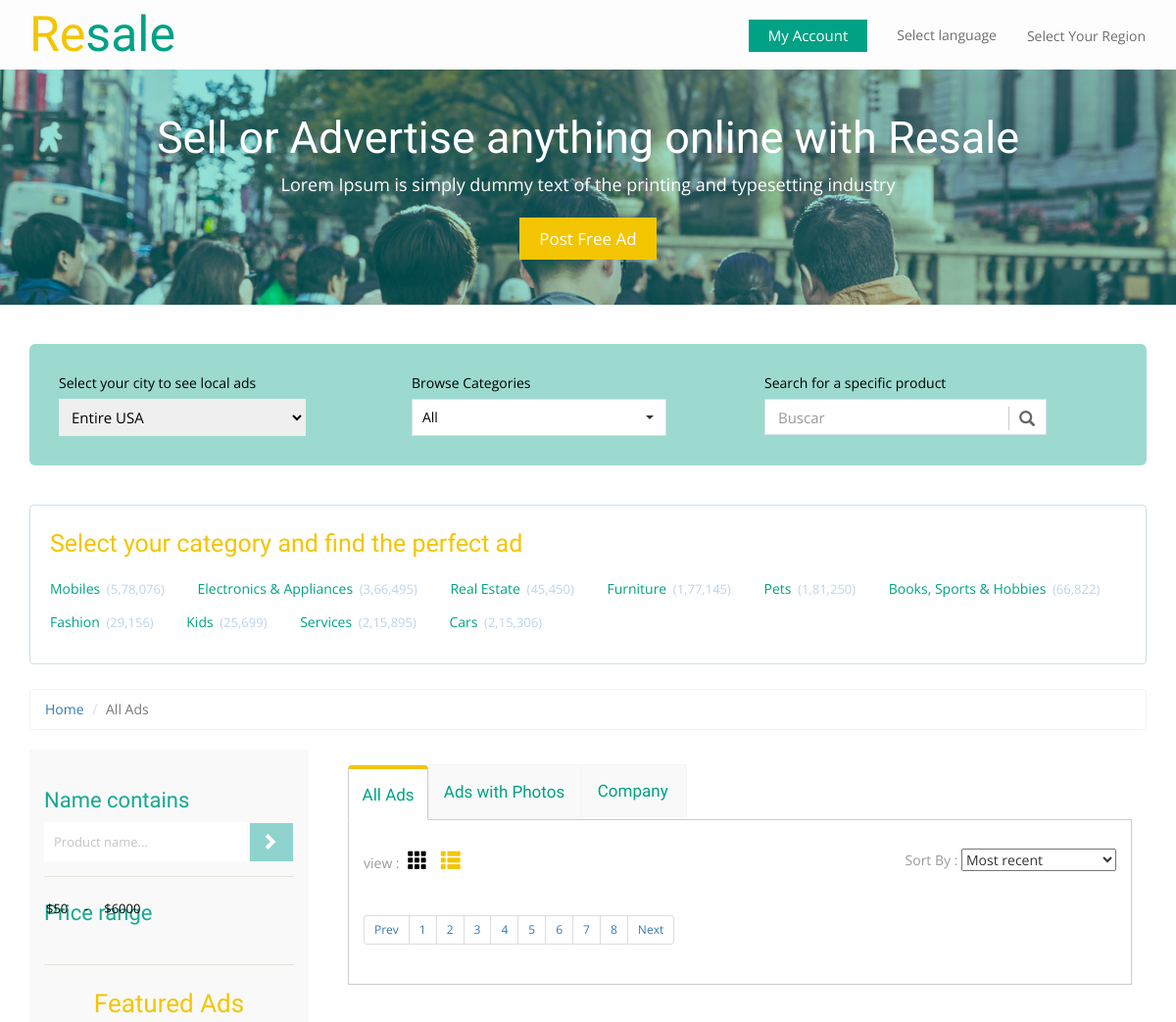
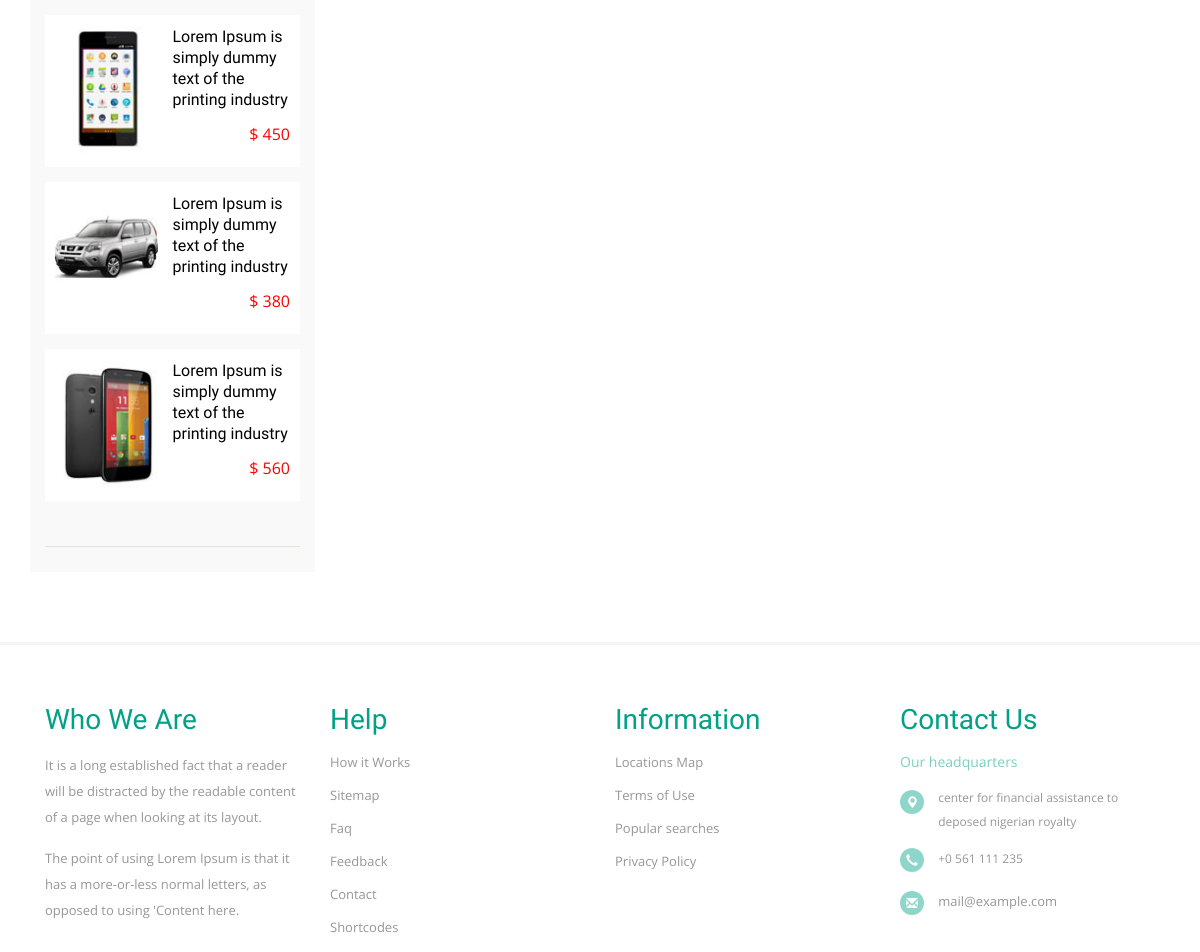
The page /ad/categories/39 (upper part) on the database as committed earlier (2 pictures, top to bottom).
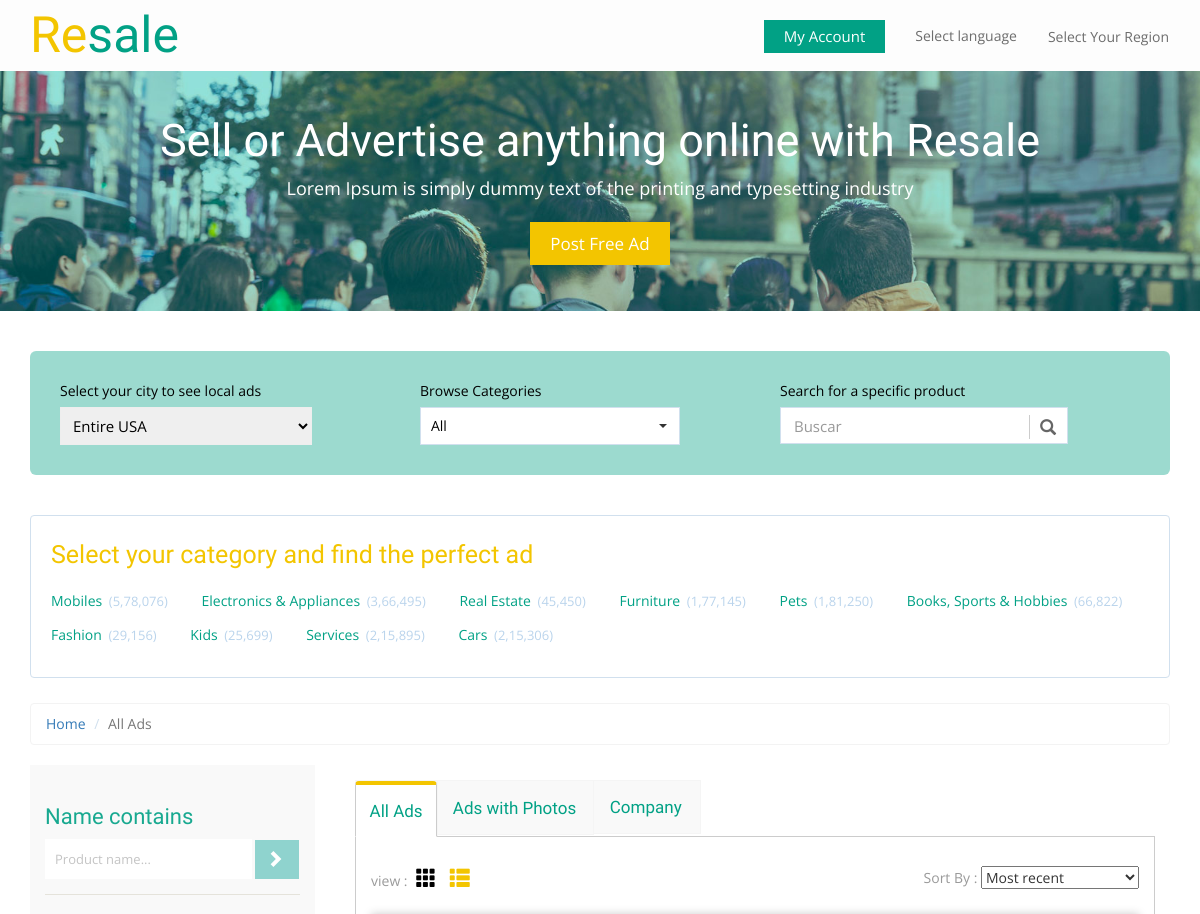
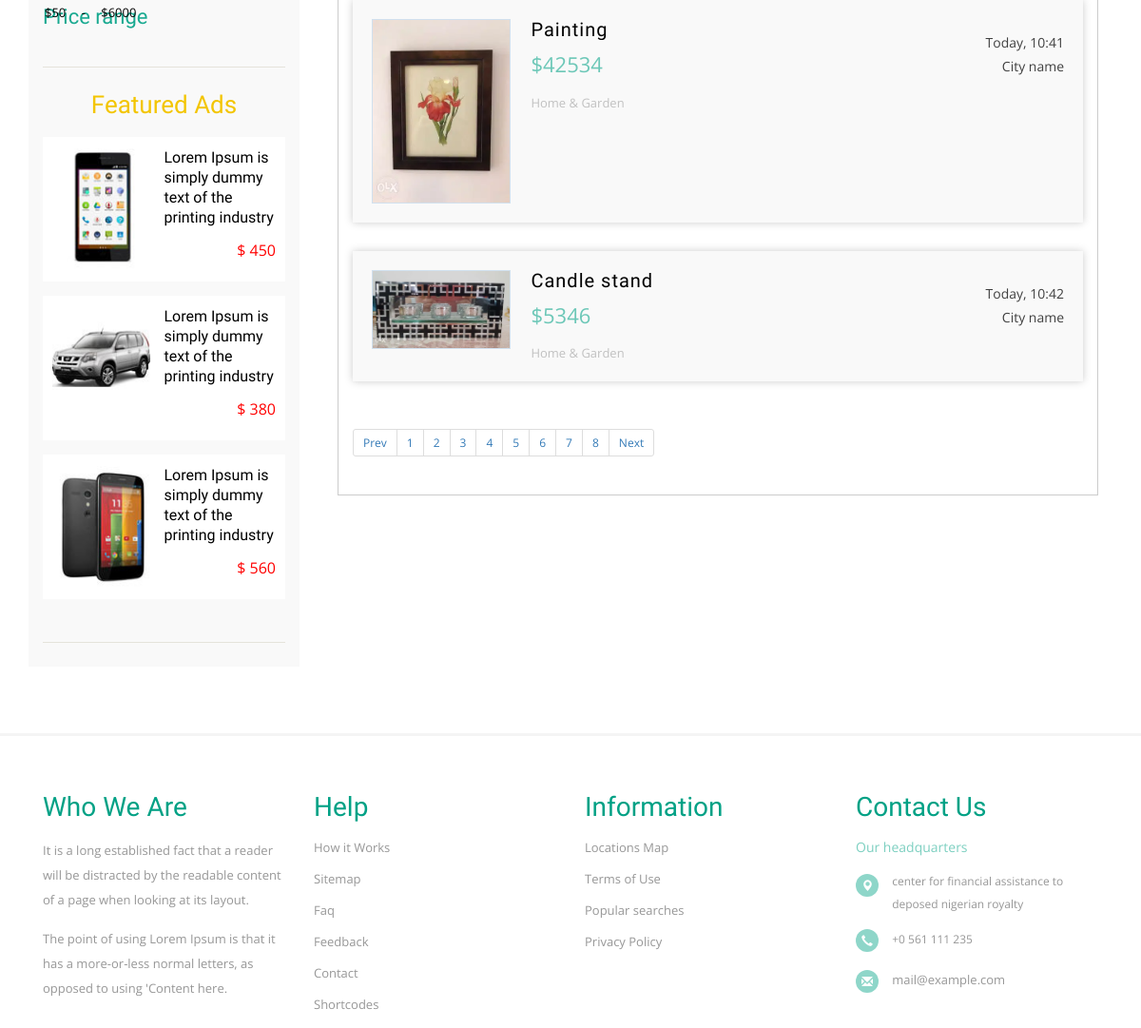
The same page on the database as committed later (2 pictures, top to bottom).
### ad/models.py (models this page shows, shortened)
class Ad(models.Model):
    code = models.CharField(max_length=12,null=True, blank=True)
    owner = models.ForeignKey(User,related_name='ad_owner', on_delete=models.CASCADE)
    name = models.CharField(max_length=100)
    created_at = models.DateTimeField(auto_now=True)
    updated_at = models.DateTimeField(auto_now_add=True)
    image = models.ImageField(upload_to='ad/')
    content = models.TextField(blank=True, null=0)
    price = models.IntegerField(default=1)
    category = models.ForeignKey('Category',limit_choices_to={'main_category__isnull':True},related_name='ad_category', on_delete=models.CASCADE)
    condition = models.CharField(max_length=15,choices=AD_CONDITION,null=True, blank=True)
    brand = models.ForeignKey('Brand',related_name='add_brand',null=True, blank=True, on_delete=models.CASCADE)
    views_count = models.IntegerField(default=0)

class Category(models.Model):
    name = models.CharField(max_length=50)
    main_category = models.ForeignKey('self',limit_choices_to={'main_category':None},related_name='maincategory', on_delete=models.CASCADE, blank=True, null=True)
    def __str__(self):
        return self.name

### ad/views.py (the view)
# urls.py: path('categories/<int:id>', views.category_ads, name='category_Ads'),
def category_ads(request,id):
    category = get_object_or_404(Category,id=id)
    category_ads = Ad.objects.filter(category=category)
    return render(request,'ad/category_ads.html',{'category_ads':category_ads})

### ad/templates/ad/category_ads.html (shortened to what the changed rows need)
{% extends "base.html" %} {% block body%}
<div class="banner text-center">
    <div class="container">
        <h1>Sell or Advertise <span class="segment-heading">    anything online </span> with Resale</h1>
    </div>
</div>
<div class="total-ads main-grid-border">
    <div class="container">
        <div class="ads-grid">
            <div class="side-bar col-md-3">
                <div class="search-hotel">
                </div>
                <div class="range">
                </div>
                <div class="featured-ads">
                    <h2 class="sear-head fer">Featured Ads</h2>
                </div>
            </div>
            <div class="ads-display col-md-9">
                <div class="wrapper">
                    <div class="bs-example bs-example-tabs" role="tabpanel" data-example-id="togglable-tabs">
                        <div id="myTabContent" class="tab-content">
                            <div role="tabpanel" class="tab-pane fade in active" id="home" aria-labelledby="home-tab">
                                <div>
                                    <div id="container">
                                        <ul class="list">
                                            {% for ad in category_ads %}
                                            <a href="{% url 'ad:single_ad' ad.id %}">
                                                <li>
                                                    <img src="{{ad.image.url}}" title="" alt="" />
                                                    <section class="list-left">
                                                        <h5 class="title">{{ad.name}}</h5>
                                                        <span class="adprice">${{ad.price}}</span>
                                                        <p class="catpath">{{ad.category}}</p>
                                                    </section>
                                                    <section class="list-right">
                                                        <span class="date">Today, {{ad.created_at|time:'G:i'}}</span>
                                                        <span class="cityname">City name</span>
                                                    </section>
                                                    <div class="clearfix"></div>
                                                </li>
                                            </a>
                                            {%endfor%}
                                        </ul>
                                    </div>
                                </div>
                            </div>
                        </div>
                    </div>
                </div>
            </div>
            <div class="clearfix"></div>
        </div>
    </div>
</div>
{% endblock body %}

Rows that differ between the two databases and show on the page:
added Ad: image (picture), name "Painting", price "42534", category "Home & Garden", created_at "10:41"
added Ad: image (picture), name "Candle stand", price "5346", category "Home & Garden", created_at "10:42"
